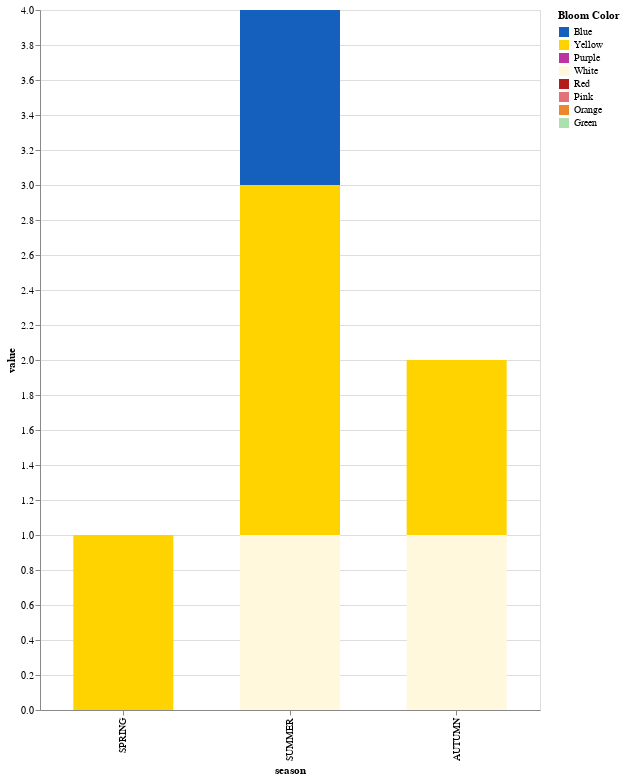

Notebook code for this chart:
### Code cell
seasonaldistribution = alt.Chart(plotdata2).mark_bar(size=100).encode(
       x=alt.X('season:N', sort=['SPRING', 'SUMMER', 'AUTUMN']),
       y='value:Q',
       color=alt.Color('bloom_color:N',
                    scale = alt.Scale(domain=['Blue', 'Yellow', 'Purple', 'White', 'Red', 'Pink', 'Orange', 'Green'], range=['#1560BD', '#FFD300', '#BD33A4', '#FFF8DC', '#B31B1B', '#E4717A', '#ED872D', '#ACE1AF']),
                    legend = alt.Legend(title="Bloom Color")
        )
       
       
       ).properties(width=500, height=700)

seasonaldistribution

### Figure 1 — Vega-Lite specification as saved in the notebook (floating-point values rounded to 4 significant figures)
{"config": {"view": {"continuousWidth": 400, "continuousHeight": 300}}, "data": {"name": "data-6fb3f248ec1ea75247fe41fa4fb0dbba"}, "mark": {"type": "bar", "size": 100}, "encoding": {"color": {"type": "nominal", "field": "bloom_color", "legend": {"title": "Bloom Color"}, "scale": {"domain": ["Blue", "Yellow", "Purple", "White", "Red", "Pink", "Orange", "Green"], "range": ["#1560BD", "#FFD300", "#BD33A4", "#FFF8DC", "#B31B1B", "#E4717A", "#ED872D", "#ACE1AF"]}}, "x": {"type": "nominal", "field": "season", "sort": ["SPRING", "SUMMER", "AUTUMN"]}, "y": {"type": "quantitative", "field": "value"}}, "height": 700, "width": 500, "$schema": "https://vega.github.io/schema/vega-lite/v4.8.1.json", "datasets": {"data-6fb3f248ec1ea75247fe41fa4fb0dbba": [{"season": "SPRING", "bloom_color": "Yellow", "value": 1.0}, {"season": "SUMMER", "bloom_color": "Yellow", "value": 2.0}, {"season": "AUTUMN", "bloom_color": "Yellow", "value": 1.0}, {"season": "SPRING", "bloom_color": "Blue", "value": null}, {"season": "SUMMER", "bloom_color": "Blue", "value": 1.0}, {"season": "AUTUMN", "bloom_color": "Blue", "value": null}, {"season": "SPRING", "bloom_color": "White", "value": null}, {"season": "SUMMER", "bloom_color": "White", "value": 1.0}, {"season": "AUTUMN", "bloom_color": "White", "value": 1.0}]}}
